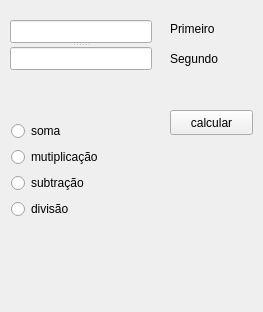
<?xml version="1.0" encoding="UTF-8"?>
<ui version="4.0">
 <class>Widget</class>
 <widget class="QWidget" name="Widget">
  <property name="geometry">
   <rect>
    <x>0</x>
    <y>0</y>
    <width>263</width>
    <height>312</height>
   </rect>
  </property>
  <property name="windowTitle">
   <string>Widget</string>
  </property>
  <property name="styleSheet">
   <string notr="true">QWidget{
	background-color: 212, 254, 250;
}</string>
  </property>
  <widget class="QPushButton" name="botao">
   <property name="geometry">
    <rect>
     <x>170</x>
     <y>110</y>
     <width>83</width>
     <height>25</height>
    </rect>
   </property>
   <property name="text">
    <string>calcular</string>
   </property>
  </widget>
  <widget class="QLabel" name="label">
   <property name="geometry">
    <rect>
     <x>170</x>
     <y>20</y>
     <width>64</width>
     <height>17</height>
    </rect>
   </property>
   <property name="text">
    <string>Primeiro</string>
   </property>
  </widget>
  <widget class="QLabel" name="label_2">
   <property name="geometry">
    <rect>
     <x>170</x>
     <y>50</y>
     <width>64</width>
     <height>17</height>
    </rect>
   </property>
   <property name="text">
    <string>Segundo</string>
   </property>
  </widget>
  <widget class="QLabel" name="resultado">
   <property name="geometry">
    <rect>
     <x>10</x>
     <y>250</y>
     <width>241</width>
     <height>31</height>
    </rect>
   </property>
   <property name="font">
    <font>
     <family>DejaVu Serif</family>
     <pointsize>14</pointsize>
     <weight>75</weight>
     <bold>true</bold>
    </font>
   </property>
   <property name="text">
    <string/>
   </property>
  </widget>
  <widget class="QWidget" name="layoutWidget">
   <property name="geometry">
    <rect>
     <x>0</x>
     <y>110</y>
     <width>151</width>
     <height>131</height>
    </rect>
   </property>
   <layout class="QFormLayout" name="formLayout">
    <item row="0" column="0">
     <widget class="QRadioButton" name="soma">
      <property name="text">
       <string>soma</string>
      </property>
     </widget>
    </item>
    <item row="2" column="0">
     <widget class="QRadioButton" name="subt">
      <property name="text">
       <string>subtração</string>
      </property>
     </widget>
    </item>
    <item row="3" column="0">
     <widget class="QRadioButton" name="divisao">
      <property name="text">
       <string>divisão</string>
      </property>
     </widget>
    </item>
    <item row="1" column="0">
     <widget class="QRadioButton" name="multiplicacao">
      <property name="text">
       <string>mutiplicação</string>
      </property>
     </widget>
    </item>
   </layout>
  </widget>
  <widget class="QSplitter" name="splitter">
   <property name="geometry">
    <rect>
     <x>10</x>
     <y>20</y>
     <width>142</width>
     <height>50</height>
    </rect>
   </property>
   <property name="orientation">
    <enum>Qt::Vertical</enum>
   </property>
   <widget class="QLineEdit" name="caixa_1">
    <property name="text">
     <string/>
    </property>
   </widget>
   <widget class="QLineEdit" name="caixa_2"/>
  </widget>
 </widget>
 <layoutdefault spacing="6" margin="11"/>
 <resources/>
 <connections/>
</ui>
